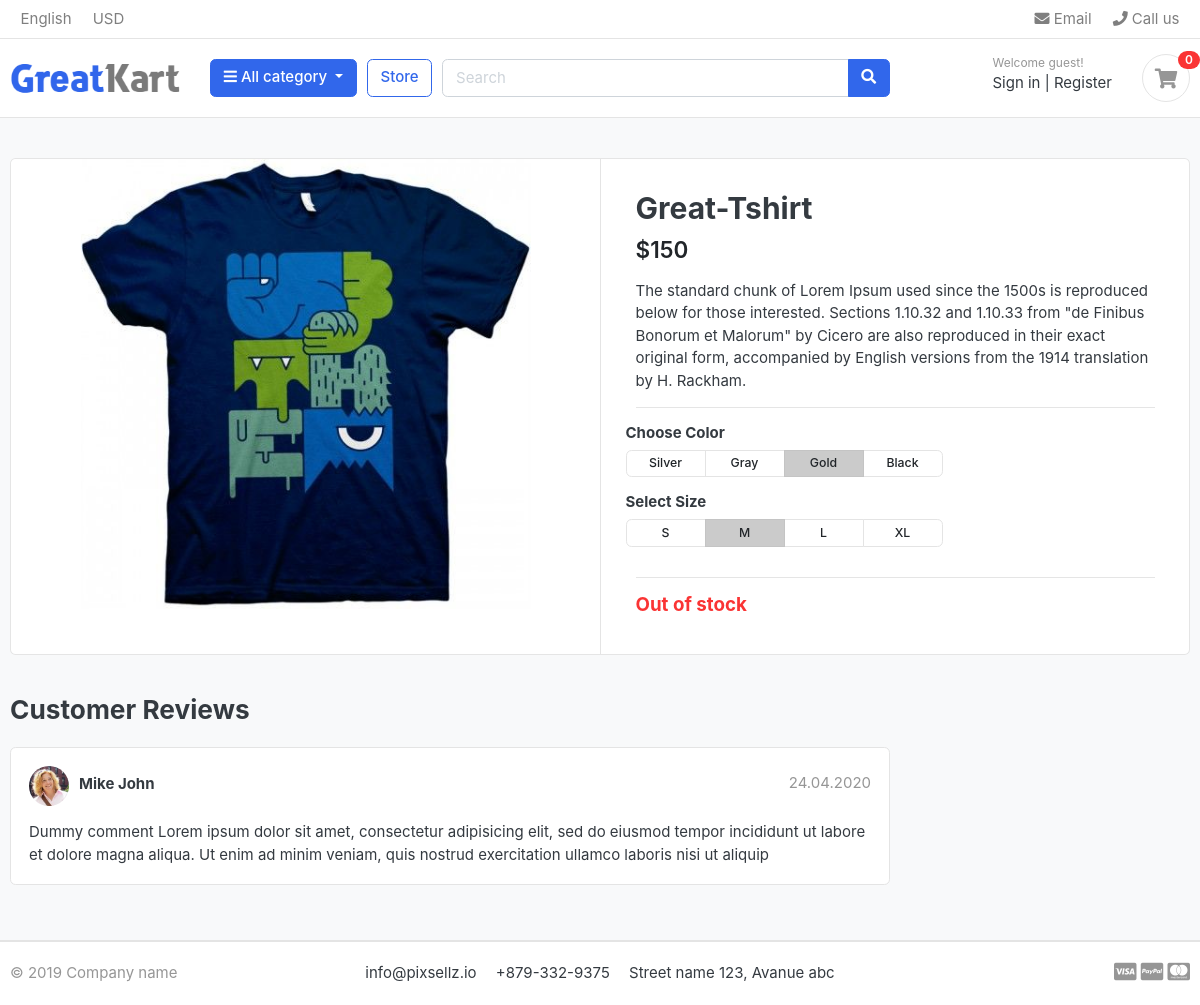
The app's page /store/t-shirts/great-tshirt/ with its own data.
### store/models.py (models this page shows, shortened)
class Product(models.Model):
    name = models.CharField(max_length=200, unique=True)
    slug = models.SlugField(max_length=200, unique=True)
    description = models.TextField(max_length=1000, blank=True)
    price = models.IntegerField()
    image = models.ImageField(upload_to='photos/products', blank=True)
    stock = models.IntegerField()
    is_available = models.BooleanField(default=True)
    category = models.ForeignKey(Category, on_delete=models.CASCADE)
    created_date = models.DateTimeField(auto_now_add=True)
    modified_date = models.DateTimeField(auto_now=True)

### store/views.py (the view)
# urls.py: path('<slug:category_slug>/<slug:product_slug>/', views.product_details, name='product_detials'),
def product_details(request, category_slug, product_slug):
    try:
        product = Product.objects.get(category__slug=category_slug, slug=product_slug)
    except Exception as e:
        raise e
    context = {'product':product}
    return render(request, 'store/product_details.html', context)

### category/context_processors.py (called while the page is built)
def menu_links(request):
    links = Category.objects.all()
    return dict(links=links)

### category/models.py (called while the page is built)
    def get_url(self):
        return reverse('product_by_category', args=[self.slug])

### templates/store/product_details.html
{% extends "base.html" %}
{% load static %}
{% block content %}
<section class="section-content padding-y bg">
    <div class="container">
    <div class="card">
        <div class="row no-gutters">
            <aside class="col-md-6">
    <article class="gallery-wrap">
        <div class="img-big-wrap">
           <a href="#"><img src="{{product.image.url}}"></a>
        </div>
    </article>
            </aside>
            <main class="col-md-6 border-left">
    <article class="content-body">
    <h2 class="title">{{product.name}}</h2>
    <div class="mb-3">
        <var class="price h4">${{product.price}}</var>
    </div>
    <p>{{product.description|linebreaksbr}}</p>
    <hr>
        <div class="row">
            <div class="item-option-select">
                <h6>Choose Color</h6>
                <div class="btn-group btn-group-sm btn-group-toggle" data-toggle="buttons">
                  <label class="btn btn-light">
                    <input type="radio" name="radio_color"> Silver
                  </label>
                  <label class="btn btn-light">
                    <input type="radio" name="radio_color" > Gray
                  </label>
                  <label class="btn btn-light active">
                    <input type="radio" name="radio_color checked"> Gold
                  </label>
                  <label class="btn btn-light">
                    <input type="radio" name="radio_color"> Black
                  </label>
                </div>
            </div>
        </div>
        <div class="row">
            <div class="item-option-select">
                <h6>Select Size</h6>
                <div class="btn-group btn-group-sm btn-group-toggle" data-toggle="buttons">
                  <label class="btn btn-light">
                    <input type="radio" name="radio_color"> S
                  </label>
                  <label class="btn btn-light active">
                    <input type="radio" name="radio_color" checked> M
                  </label>
                  <label class="btn btn-light">
                    <input type="radio" name="radio_color"> L
                  </label>
                  <label class="btn btn-light">
                    <input type="radio" name="radio_color"> XL
                  </label>
                </div>
            </div>
        </div>
        <hr>
        {% if product.stock <= 0 %}
        <h5 class="text-danger">Out of stock</h5>
        {% else %}
        <a href="./product-detail.html" class="btn  btn-primary"> <span class="text">Add to cart</span> <i class="fas fa-shopping-cart"></i>  </a>
        {% endif %}
      </article>
            </main>
        </div>
    </div>
    <br>
    <div class="row">
                <div class="col-md-9">
        <header class="section-heading">
            <h3>Customer Reviews </h3>
        </header>
        <article class="box mb-3">
            <div class="icontext w-100">
                <img src="{% static './images/avatars/avatar1.jpg' %}" class="img-xs icon rounded-circle">
                <div class="text">
                    <span class="date text-muted float-md-right">24.04.2020 </span>
                    <h6 class="mb-1">Mike John </h6>
                </div>
            </div>
            <div class="mt-3">
                <p>
                    Dummy comment Lorem ipsum dolor sit amet, consectetur adipisicing elit, sed do eiusmod
                    tempor incididunt ut labore et dolore magna aliqua. Ut enim ad minim veniam,
                    quis nostrud exercitation ullamco laboris nisi ut aliquip
                </p>
            </div>
        </article>
        </div>
    </div>
    </div>
</section>
{% endblock content %}

### static/css/ui.css (style rules this page uses)
html { font-family: "Inter", sans-serif; font-size: 15px; }
.content-body { flex: 1 1 auto; padding: 2rem 2.3rem; }
.img-xs, .img-sm, .img-md, .img-lg { -o-object-fit: cover; object-fit: cover; flex-shrink: 0; flex-grow: 0; }
.img-xs { width: 40px; height: 40px; }
.padding-y { padding-top: 40px; padding-bottom: 40px; }
var { font-style: normal; }
article:after, .form-group:after { display: block; clear: both; content: ""; }
.bg { background-color: #f8f9fa; }
.section-heading { margin-bottom: 20px; margin-top: 15px; }
p:last-child { margin-bottom: 0; }
.btn-light { background-color: #fff; border-color: #e4e4e4; }
.icontext { display: inline-flex; align-items: center; vertical-align: middle; }
.icontext .text { width: 100%; line-height: 1.2; }
.icontext .icon { position: relative; margin-right: 10px; flex-shrink: 0; flex-grow: 0; }
.price { font-weight: 600; color: #212529; }
.box { padding: 18px; background: #fff; border-radius: 0.37rem; border: 1px solid #e4e4e4; }
.box img { max-width: 100%; }
.gallery-wrap .img-big-wrap { margin-bottom: 10px; border-radius: 0.37rem; overflow: hidden; background-color: #fff; }
.gallery-wrap .img-big-wrap a { text-align: center; display: block; }
.gallery-wrap .img-big-wrap img { height: 450px; width: auto; display: inline-block; }
.item-option-select { margin-bottom: 1rem; display: inline-block; margin-right: 15px; }
.item-option-select .btn { min-width: 80px; }

### records on screen
Product: image (picture), name "Great-Tshirt", price "150", description "The standard chunk of Lorem Ipsum used since the 1500s is reproduced below for those interested. Sections 1.10.32 and 1.10.33 from \"de Finibus Bonorum et Malorum\" by Cicero are also reproduced in their exact original form, accompanied by English versions from the 1914 translation by H. Rackham."
